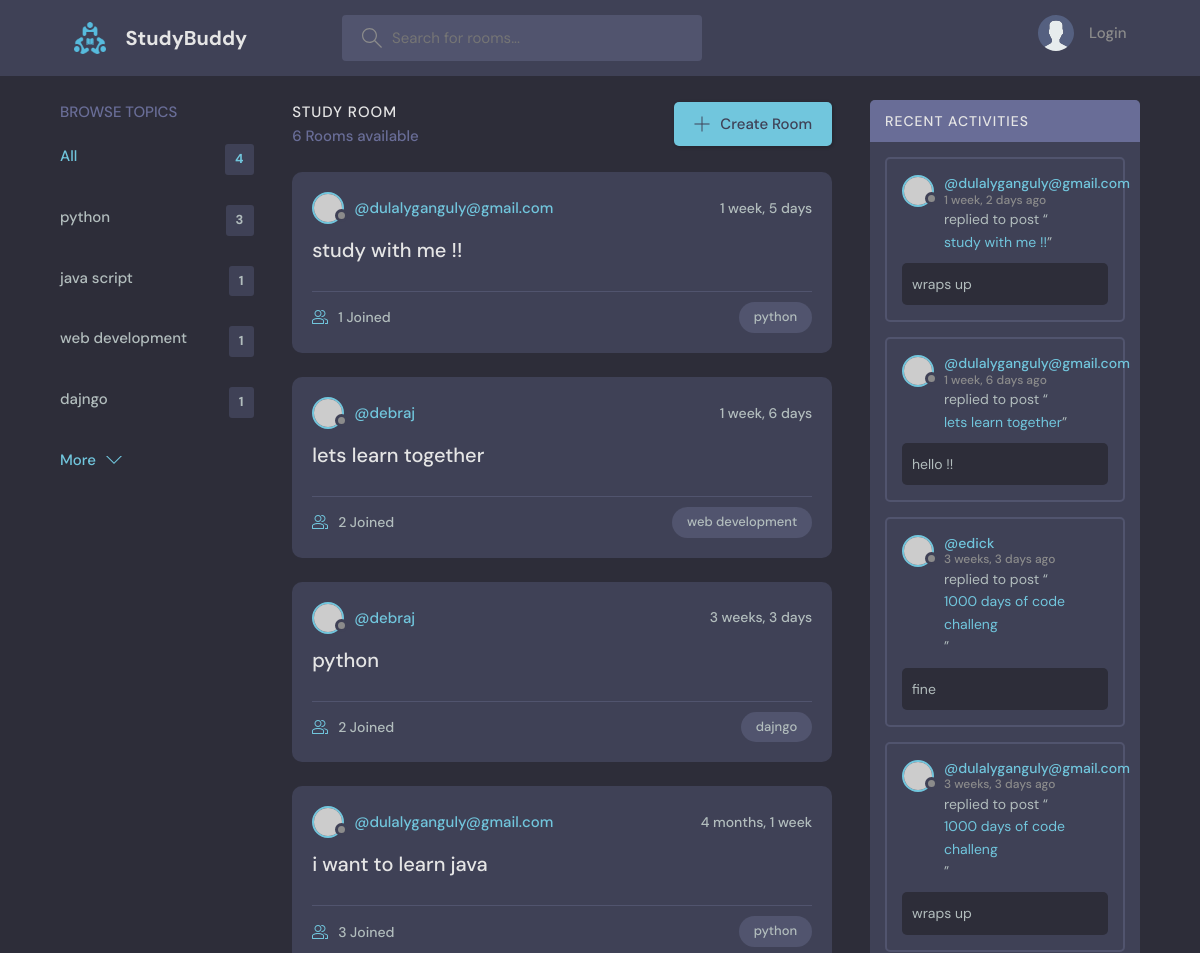
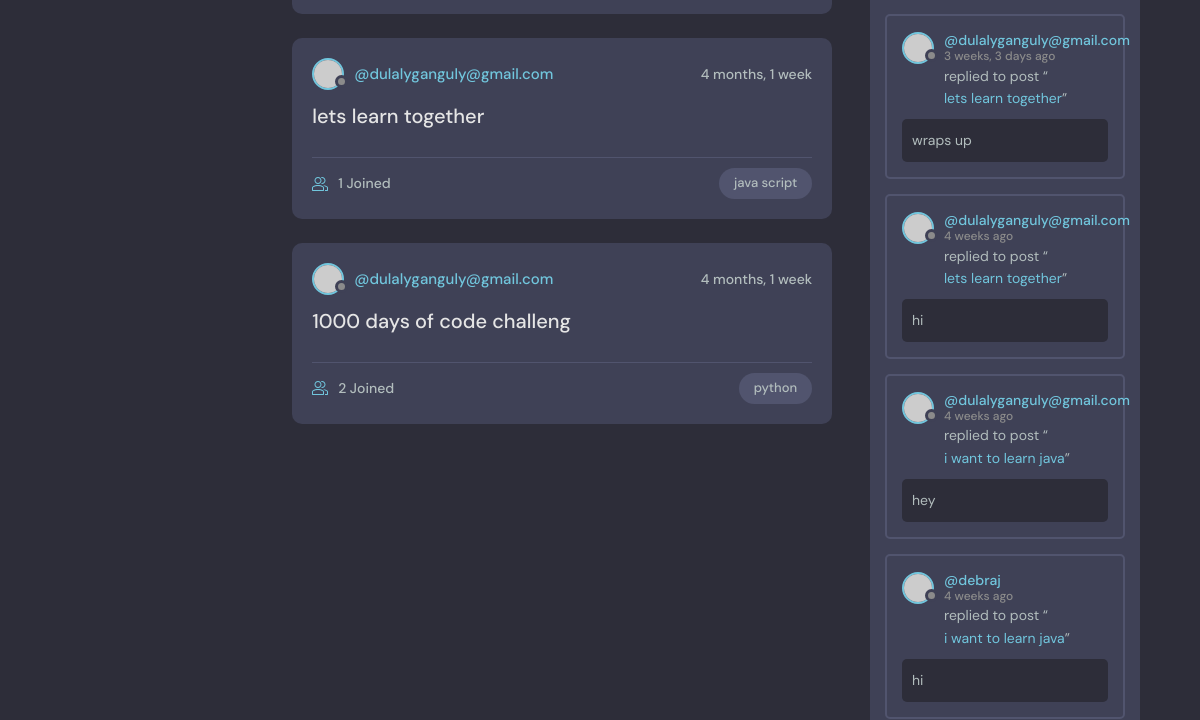
Before: / (upper part) with the older database file (2 pictures, top to bottom).
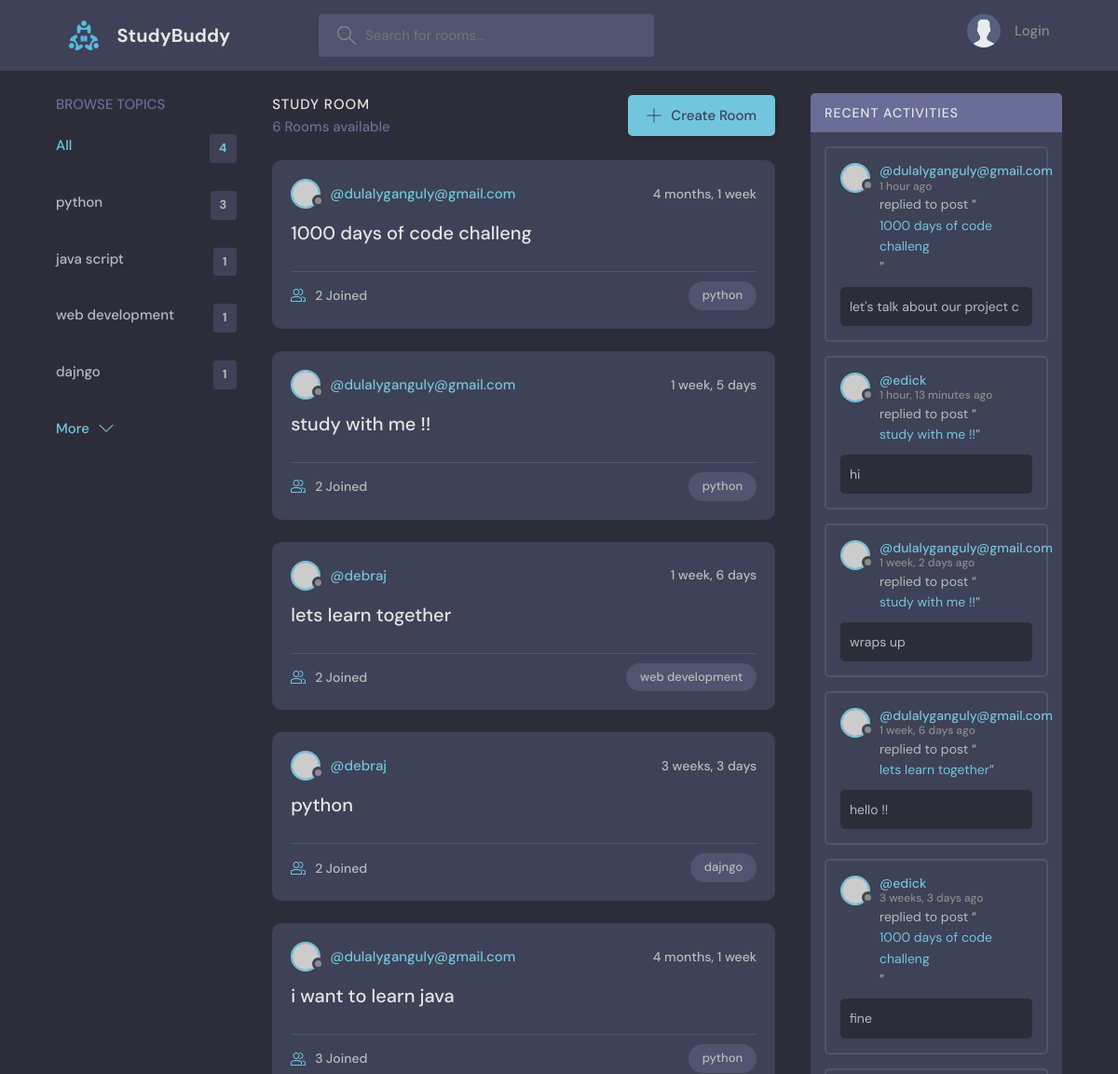
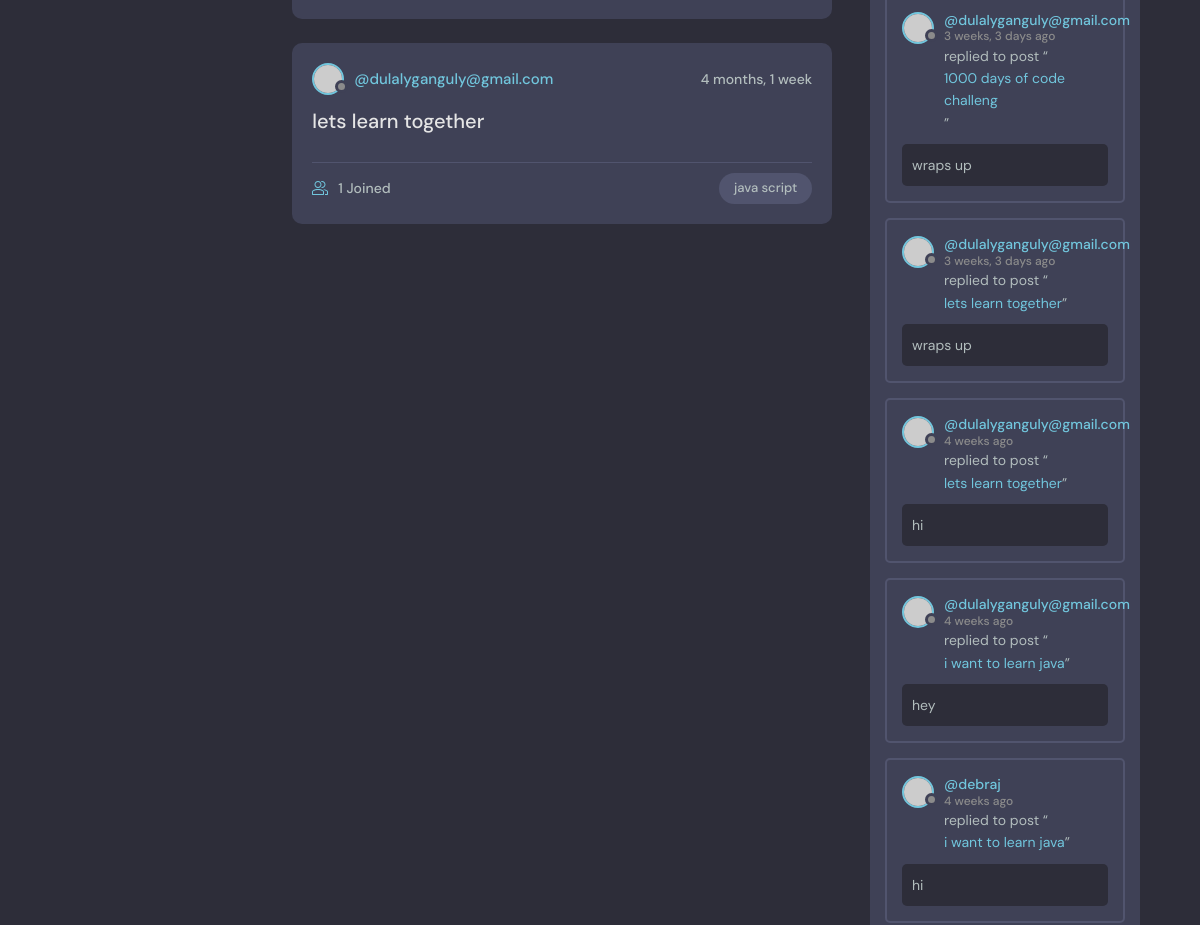
After: the same page with the newer database file (2 pictures, top to bottom).
### base/models.py (models this page shows, shortened)
class Topic(models.Model):
    name = models.CharField(max_length=200)

class Room(models.Model):
    host = models.ForeignKey(User, on_delete=models.SET_NULL, null=True)
    topic = models.ForeignKey(Topic, on_delete=models.SET_NULL, null=True)
    name = models.CharField(max_length=200)
    description = models.TextField(null=True, blank=True)
    participants = models.ManyToManyField(User, related_name='participants', blank=True)
    updated = models.DateTimeField(auto_now=True)
    created = models.DateTimeField(auto_now_add=True)
    class Meta:
        ordering = ['-updated', '-created']

class Message(models.Model):
    user = models.ForeignKey(User, on_delete=models.CASCADE)
    room = models.ForeignKey(Room, on_delete=models.CASCADE)
    body = models.TextField()
    updated = models.DateTimeField(auto_now=True)
    created = models.DateTimeField(auto_now_add=True)
    class Meta:
        ordering = ['-updated', '-created']

### base/views.py (the view)
# urls.py: path('', views.home, name='home'),
def home(request):
    q = request.GET.get('q') if request.GET.get('q') is not None else ''
    rooms = Room.objects.filter(
        Q(topic__name__icontains=q) |
        Q(name__icontains=q) |
        Q(description__icontains=q)
    )
    topics = Topic.objects.all()
    room_count = rooms.count()
    room_message = Message.objects.filter(Q(room__topic__name__icontains = q))
    context = {'rooms': rooms, 'topics': topics, 'room_count': room_count,'room_message':room_message}
    return render(request, 'base/home.html', context)

### base/templates/base/home.html (shortened to what this page needs)
{% extends 'main.html'%}
{% block content  %}
    <main class="layout layout--3">
      <div class="container">
        {% include 'base/topics_component.html'%}
        <div class="roomList">
          <div class="roomList__header">
            <div>
              <h2>Study Room</h2>
              <p>{{room_count }} Rooms available</p>
            </div>
            <a class="btn btn--main" href="create-room.html">
              <svg version="1.1" xmlns="http://www.w3.org/2000/svg" width="32" height="32" viewBox="0 0 32 32">
                <title>add</title>
                <path
                  d="M16.943 0.943h-1.885v14.115h-14.115v1.885h14.115v14.115h1.885v-14.115h14.115v-1.885h-14.115v-14.115z"
                ></path>
              </svg>
              Create Room
            </a>
          </div>
        {%include 'base/feed_component.html'%}
        </div>
        {%include 'base/activity_component.html'%}
      </div>
    </main>
{% endblock  %}

### base/templates/base/topics_component.html
<div class="topics">
    <div class="topics__header">
      <h2>Browse Topics</h2>
    </div>
    <ul class="topics__list">
      <li>
        <a href="{%url 'home'%}" class="active">All<span>{{topics.count}}</span></a>
      </li>
      {%for topic in topics%}
      <li>
        <a href="{% url 'home' %}?q={{ topic.name }}">{{topic.name}}<span>{{topic.room_set.all.count}} </span></a>
      </li>
      {%endfor %}
    </ul>
    <a class="btn btn--link" href="topics.html">
      More
      <svg version="1.1" xmlns="http://www.w3.org/2000/svg" width="32" height="32" viewBox="0 0 32 32">
        <title>chevron-down</title>
        <path d="M16 21l-13-13h-3l16 16 16-16h-3l-13 13z"></path>
      </svg>
    </a>
  </div>

### base/templates/base/feed_component.html (shortened to what this page needs)
{% for room in rooms%}
<div class="roomListRoom">
  <div class="roomListRoom__header">
    <a href="{% url 'user-profile' room.host.id%}" class="roomListRoom__author">
      <div class="avatar avatar--small">
        <img src="https://randomuser.me/api/portraits/women/11.jpg" />
      </div>
      <span>@{{room.host.username}}</span>
    </a>
    <div class="roomListRoom__actions">
      <span>{{room.created|timesince}}</span>
    </div>
  </div>
  <div class="roomListRoom__content">
    <a href="{% url 'room' room.id %}">{{room.name}}</a>
  </div>
  <div class="roomListRoom__meta">
    <a href="{% url 'room' room.id %}" class="roomListRoom__joined">
      {{room.participants.all.count}} Joined
    </a>
    <p class="roomListRoom__topic">{{room.topic.name}}</p>
  </div>
</div>
{% endfor %}

### base/templates/base/activity_component.html (shortened to what this page needs)
<div class="activities">
      <div class="activities__header">
        <h2>Recent Activities</h2>
      </div>
      {% for message in room_message %}
      <div class="activities__box">
        <div class="activities__boxHeader roomListRoom__header">
            <a href="{% url 'user-profile' message.user.id %}" class="roomListRoom__author">
            <div class="avatar avatar--small">
              <img src="https://randomuser.me/api/portraits/women/11.jpg" />
            </div>
            <p>
                  @{{message.user.username}}
              <span>{{message.created|timesince}} ago </span>
            </p>
          </a>
        </div>
        <div class="activities__boxContent">
          <p>replied to post “<a href="{%url 'room' message.room.id%}">{{message.room.name}}</a>”</p>
          <div class="activities__boxRoomContent">
           {{message.body }}
          </div>
        </div>
      </div>
       {%endfor%}
    </div>

Changed rows visible on the page:
changed Room "1000 days of code challeng": moves up the list
computed for Room "study with me !!": participants.all.count "1" → "2"
added Message: user.username "dulalyganguly@gmail.com", created "1 hour", room.name "1000 days of code challeng", body "let's talk about our project c"
added Message: user.username "edick", created "1 hour, 13 minutes", room.name "study with me !!", body "hi"
